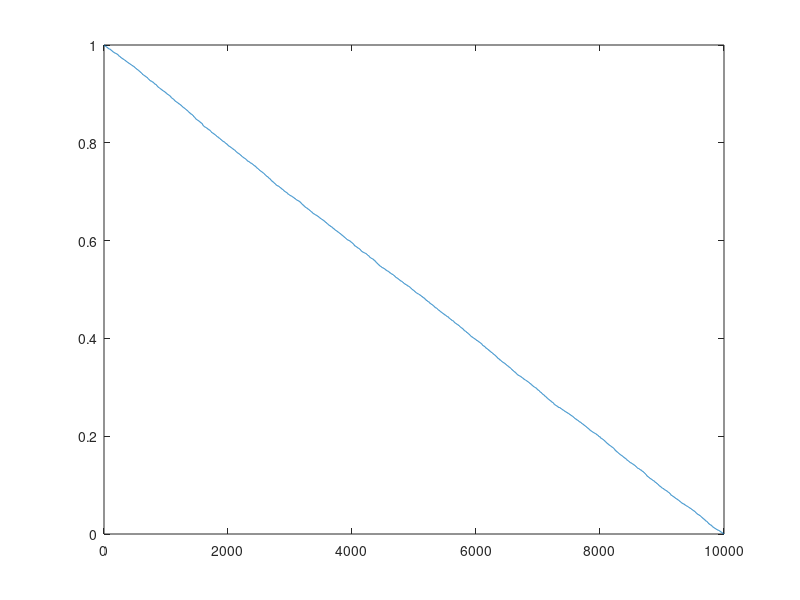
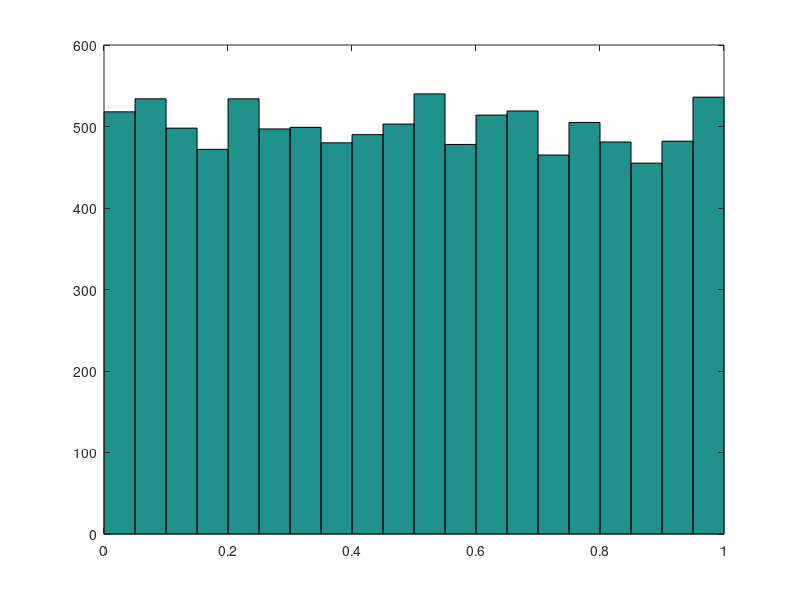
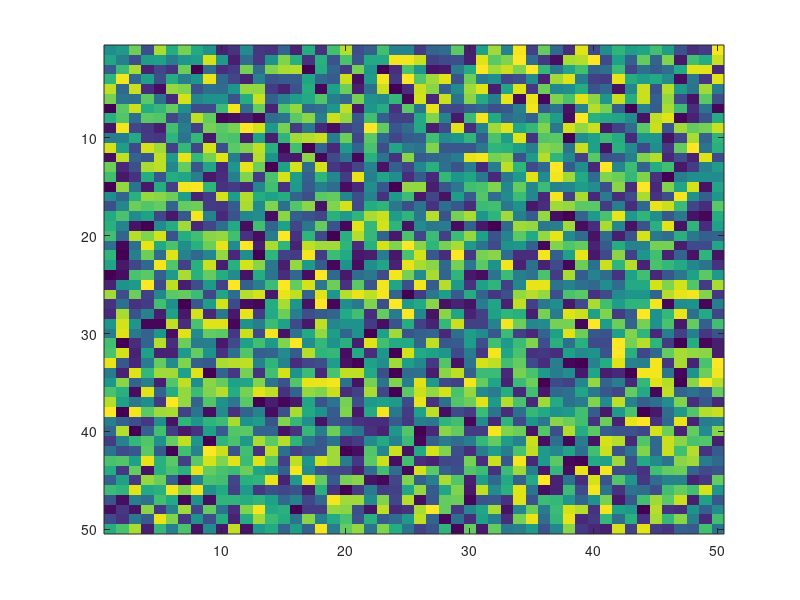
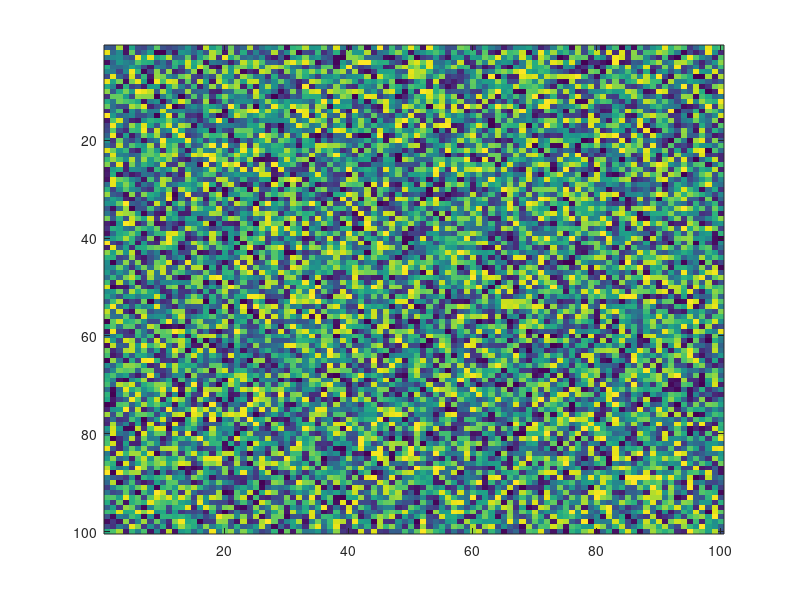

Write the MATLAB code that produced these figures, in order.
load inputAPS0Q1.mat;

%(a)
B = sort(A(:),'descend');
figure;
plot (B)

%(b)
figure;
hist(A(:),20)

%(c)
X=[];
for i=51:100
    for j=1:50
        X=[X;A(i,j)];
    end
end
X=reshape(X,50,50);
X=X';
figure;
imagesc(X)
save outputXPS0Q1 X;

%(d)
Y=A - mean(mean(A));
figure;
imagesc(Y)
save outputYPS0Q1 Y;

%(e)
Z = repmat(uint8(255.*A),[1 1 3]);
RZ = Z(:,:,1);
GZ = Z(:,:,2);
BZ = Z(:,:,3);
for i=1:size(A,1)
    for j=1:size(A,2)
        if A(i,j)>mean(mean(A))
            RZ(i,j)=255;
            GZ(i,j)=0;
            BZ(i,j)=0;
        else
            RZ(i,j)=0;
            GZ(i,j)=0;
            BZ(i,j)=0;
        end
    end
end
Z = cat(3,RZ,GZ,BZ);
figure;
imagesc(Z)
figure;
imshow(Z)
imwrite(Z, 'outputZPS0Q1.png');